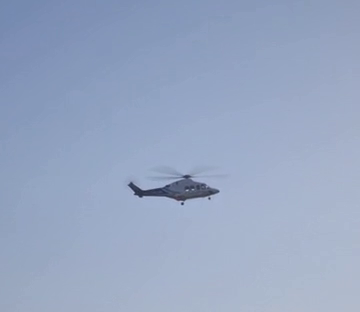
#> input picture frame 15 of opencv-projects-python/videos/helicopter3.mp4, 360 x 312 px
$ python background-subtraction-tracking.py
#> lines starting #> are read from the running program, lines starting #| are printed output that depends on the picture; after the words box and inside, x2 and y2 are one past the last pixel; in counts of white or black regions, pixels touching at a corner belong together
# import libraries
import cv2
import numpy as np

# KNN
KNN_subtractor = cv2.createBackgroundSubtractorKNN(detectShadows = True) # detectShadows=True : exclude shadow areas from the objects you detected

# MOG2
MOG2_subtractor = cv2.createBackgroundSubtractorMOG2(detectShadows = True) # exclude shadow areas from the objects you detected

# choose your subtractor
bg_subtractor=MOG2_subtractor

camera = cv2.VideoCapture("videos/helicopter3.mp4")

while True:
    ret, frame = camera.read()
#> frame is the input picture: shape (312, 360, 3); mean B, G, R 194.7, 166.8, 151.6

    # Every frame is used both for calculating the foreground mask and for updating the background.
    foreground_mask = bg_subtractor.apply(frame)
#> foreground_mask: shape (312, 360); every value is 127

    # threshold if it is bigger than 240 pixel is equal to 255 if smaller pixel is equal to 0
    # create binary image , it contains only white and black pixels
    ret , treshold = cv2.threshold(foreground_mask.copy(), 120, 255,cv2.THRESH_BINARY)
#> treshold: shape (312, 360); every value is 255

    #  dilation expands or thickens regions of interest in an image.
    dilated = cv2.dilate(treshold,cv2.getStructuringElement(cv2.MORPH_ELLIPSE, (3,3)),iterations = 1)

     # find contours
    contours, hier = cv2.findContours(dilated,cv2.RETR_EXTERNAL, cv2.CHAIN_APPROX_SIMPLE)
#> contours = [[[0, 0], [0, 311], [359, 311], [359, 0]]]

    # check every contour if are exceed certain value draw bounding boxes
    for contour in contours:
        # if area exceed certain value then draw bounding boxes
        if cv2.contourArea(contour) > 50:
            (x,y,w,h) = cv2.boundingRect(contour)
            cv2.rectangle(frame, (x,y), (x+w, y+h), (255, 255, 0), 2)
#> this loop made 1 pass
#> (contour, x, y, w, h) on pass 1: ([[0, 0], [0, 311], [359, 311], [359, 0]], 0, 0, 360, 312)
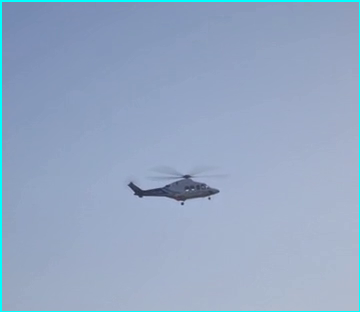
#> frame: shape (312, 360, 3); 1.79% of pixels changed, all inside (x1, y1, x2, y2) = (0, 0, 360, 312)

    cv2.imshow("Subtractor", foreground_mask)
    cv2.imshow("threshold", treshold)
    cv2.imshow("detection", frame)

    if cv2.waitKey(30) & 0xff == 27:
#> (key Esc is pressed here)
        break

camera.release()
cv2.destroyAllWindows()

$ run again, starting later in the video
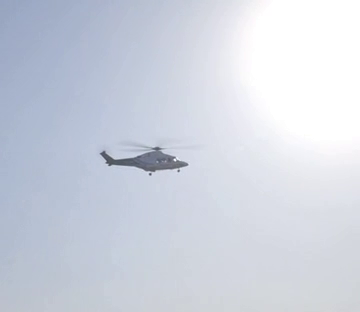
#> input picture frame 70 of opencv-projects-python/videos/helicopter3.mp4, 360 x 312 px
#> frame is the input picture: shape (312, 360, 3); mean B, G, R 223.6, 212.2, 207
#> foreground_mask: shape (312, 360); every value is 127
#> treshold: shape (312, 360); every value is 255
#> contours = [[[0, 0], [0, 311], [359, 311], [359, 0]]]
#> the loop `for contour in contours:` made 1 pass
#> (contour, x, y, w, h) on pass 1: ([[0, 0], [0, 311], [359, 311], [359, 0]], 0, 0, 360, 312)
#> after the loop `for contour in contours:`:
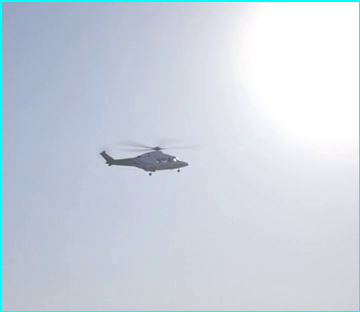
#> frame: shape (312, 360, 3); 1.79% of pixels changed, all inside (x1, y1, x2, y2) = (0, 0, 360, 312)

$ run again, starting later in the video
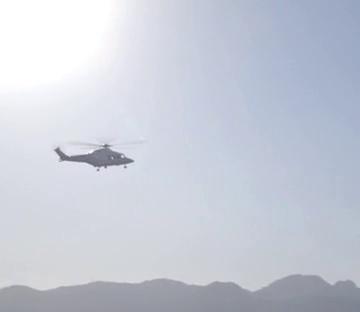
#> input picture frame 125 of opencv-projects-python/videos/helicopter3.mp4, 360 x 312 px
#> frame is the input picture: shape (312, 360, 3); mean B, G, R 215.9, 204.7, 199.7
#> foreground_mask: shape (312, 360); every value is 127
#> treshold: shape (312, 360); every value is 255
#> contours = [[[0, 0], [0, 311], [359, 311], [359, 0]]]
#> the loop `for contour in contours:` made 1 pass
#> (contour, x, y, w, h) on pass 1: ([[0, 0], [0, 311], [359, 311], [359, 0]], 0, 0, 360, 312)
#> after the loop `for contour in contours:`:
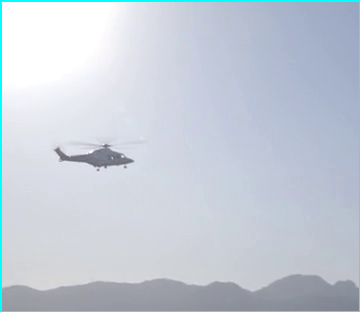
#> frame: shape (312, 360, 3); 1.79% of pixels changed, all inside (x1, y1, x2, y2) = (0, 0, 360, 312)
